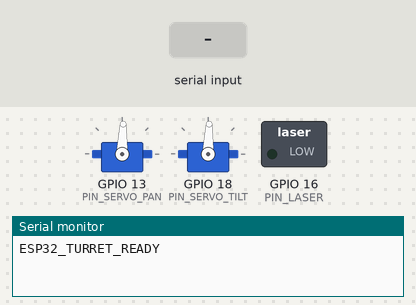
A sketch run on a simulated ESP32-C3. Shown: 2 × servo, switched loads named in the sketch (green lamp = pin HIGH), the last lines printed to the serial monitor. Dashed ring = blinking. The test bench sets the inputs (shaded band). Servo pulses on a pin are drawn as a servo (544–2400 µs = 0–180°).

Above: at 4.1 s.
4.2 s: "MOVE,,45\n" received over Serial
At 5.8 s:
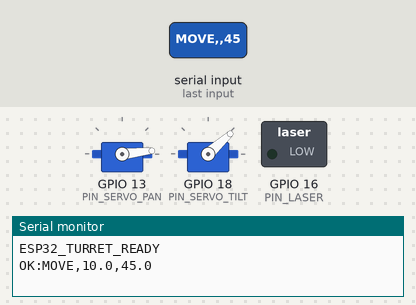
6.1 s: "TEST\n" received over Serial
At 6.16 s:
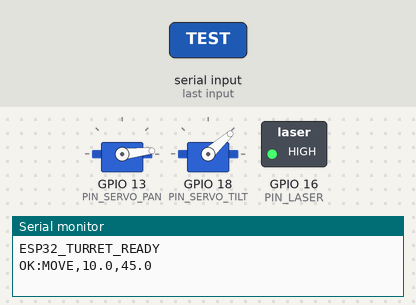
9.1 s: "HOME\n" received over Serial
At 9.42 s:
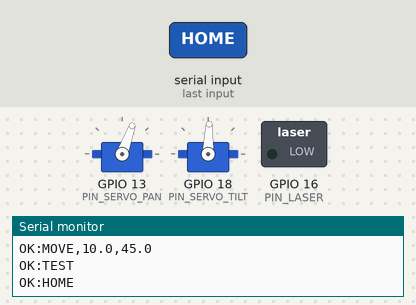
Timing chart, 0 to 12.1 s (numbered marks = the images above; inputs shaded):
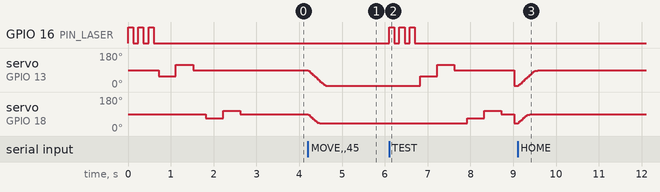

The sketch:

esp32_laser_turret.ino
```cpp
/*
 * ESP32-S3 / ESP32 Pan-Tilt Dual-SG90 Laser Sentry Turret
 * ========================================================
 * Universal Hardware Controller (Zero External Library Dependencies)
 * Uses native ESP32 Hardware LEDC PWM — Guaranteed compatibility with
 * ESP32-S3, ESP32, ESP32-C3, and both Arduino Core 2.x and Core 3.x.
 *
 * =========================================================================
 * CRITICAL ARDUINO IDE SETTINGS FOR ESP32-S3:
 * =========================================================================
 * 1. Board: "ESP32S3 Dev Module"
 * 2. Tools -> USB CDC On Boot: "Enabled"   <-- (MUST BE ENABLED!)
 *    (If this is "Disabled", Serial writes will time out and servos will NOT move!)
 * 3. Tools -> USB Mode: "Hardware CDC and JTAG"
 * 4. Tools -> Upload Mode: "UART0 / Hardware CDC"
 * 5. Tools -> Port: Select your ESP32 COM port (e.g. COM5)
 * =========================================================================
 *
 * Pinout Configuration:
 * - Pan Servo (Horizontal Yaw)  -> GPIO 13 (PWM)
 * - Tilt Servo (Vertical Pitch) -> GPIO 18 (PWM)
 * - Laser Diode Module          -> GPIO 16 (Digital Output)
 *
 * POWER REQUIREMENTS (CRITICAL):
 * - SG90 servos require 4.8V - 6V. Do NOT connect to 3.3V pin.
 * - Connect Servo Red (VCC) to 5V (VIN if USB power is >= 2A, or external 5V 2A).
 * - Connect Servo Brown/Black (GND) to ESP32 GND (Shared Common Ground).
 * - Connect Laser VCC/Signal to GPIO 16, and GND to ESP32 GND.
 *
 * Startup Diagnostic (Power-On Self-Test):
 * - On boot or reset, the laser will blink 3 times, then the servos will
 *   perform a physical sweep (Pan: 60° -> 120° -> 90°, Tilt: 70° -> 110° -> 90°).
 * - This gives IMMEDIATE visual confirmation that wiring and power are working!
 */

#include <Arduino.h>

#if defined(ARDUINO_USB_CDC_ON_BOOT) && !ARDUINO_USB_CDC_ON_BOOT
#warning "CRITICAL FOR ESP32-S3: Please set Tools -> 'USB CDC On Boot' to 'Enabled' in Arduino IDE!"
#endif

// --- PIN ASSIGNMENTS ---
const int PIN_SERVO_PAN  = 13; // SG90 Pan (Horizontal)
const int PIN_SERVO_TILT = 18; // SG90 Tilt (Vertical)
const int PIN_LASER      = 16; // Laser Diode Signal

// --- PWM CHANNELS & SETTINGS ---
const int CHANNEL_PAN  = 0;
const int CHANNEL_TILT = 1;
const int PWM_FREQ     = 50;  // 50 Hz standard servo frequency (20ms period)
const int PWM_RES_BITS = 14;  // 14-bit resolution: 0 to 16383

// Standard SG90 pulse range (microseconds)
const float SERVO_MIN_US = 500.0f;  // ~0 degrees
const float SERVO_MAX_US = 2400.0f; // ~180 degrees

// --- MECHANICAL LIMITS ---
const float PAN_MIN  = 10.0f;
const float PAN_MAX  = 170.0f;
const float TILT_MIN = 20.0f;
const float TILT_MAX = 160.0f;

const float HOME_PAN  = 90.0f;
const float HOME_TILT = 90.0f;

// --- SAFETY FAILSAFE ---
const unsigned long FAILSAFE_TIMEOUT_MS = 2500; // Turn off laser if PC disconnects

// --- STATE VARIABLES ---
float currentPan   = 90.0f;
float currentTilt  = 90.0f;
float targetPan    = 90.0f;
float targetTilt   = 90.0f;
bool laserActive   = false;
unsigned long lastCommandTime = 0;
unsigned long lastInterpolationTime = 0;

String inputBuffer = "";

// Check Arduino ESP32 Core Version (Core 3.0+ vs Core 2.0)
#if defined(ESP_ARDUINO_VERSION_MAJOR) && (ESP_ARDUINO_VERSION_MAJOR >= 3)
  #define IS_ESP32_CORE_3 1
#else
  #define IS_ESP32_CORE_3 0
#endif

void writeServoPulseUs(int pin, int channel, float pulseUs) {
    // 50Hz = 20,000 microseconds period
    // 14-bit resolution = 16383 max duty
    uint32_t duty = (uint32_t)((pulseUs / 20000.0f) * 16383.0f);
#if IS_ESP32_CORE_3
    ledcWrite(pin, duty);
#else
    ledcWrite(channel, duty);
#endif
}

void writeServoAngle(int pin, int channel, float angle) {
    angle = constrain(angle, 0.0f, 180.0f);
    float pulseUs = SERVO_MIN_US + (angle / 180.0f) * (SERVO_MAX_US - SERVO_MIN_US);
    writeServoPulseUs(pin, channel, pulseUs);
}

void setLaser(bool state) {
    laserActive = state;
    digitalWrite(PIN_LASER, laserActive ? HIGH : LOW);
}

void initHardwarePWM() {
    // Initialize Laser
    pinMode(PIN_LASER, OUTPUT);
    setLaser(false);

    // Initialize Servo PWM
#if IS_ESP32_CORE_3
    ledcAttach(PIN_SERVO_PAN, PWM_FREQ, PWM_RES_BITS);
    ledcAttach(PIN_SERVO_TILT, PWM_FREQ, PWM_RES_BITS);
#else
    ledcSetup(CHANNEL_PAN, PWM_FREQ, PWM_RES_BITS);
    ledcAttachPin(PIN_SERVO_PAN, CHANNEL_PAN);

    ledcSetup(CHANNEL_TILT, PWM_FREQ, PWM_RES_BITS);
    ledcAttachPin(PIN_SERVO_TILT, CHANNEL_TILT);
#endif

    // Move to 90 degrees center
    writeServoAngle(PIN_SERVO_PAN, CHANNEL_PAN, HOME_PAN);
    writeServoAngle(PIN_SERVO_TILT, CHANNEL_TILT, HOME_TILT);
}

void powerOnSelfTest() {
    // 1. Blink laser 3 times
    for (int i = 0; i < 3; i++) {
        setLaser(true);
        delay(120);
        setLaser(false);
        delay(120);
    }

    // 2. Physical Pan Sweep (Horizontal Yaw)
    writeServoAngle(PIN_SERVO_PAN, CHANNEL_PAN, 60.0f);
    delay(400);
    writeServoAngle(PIN_SERVO_PAN, CHANNEL_PAN, 120.0f);
    delay(400);
    writeServoAngle(PIN_SERVO_PAN, CHANNEL_PAN, HOME_PAN);
    delay(300);

    // 3. Physical Tilt Sweep (Vertical Pitch)
    writeServoAngle(PIN_SERVO_TILT, CHANNEL_TILT, 70.0f);
    delay(400);
    writeServoAngle(PIN_SERVO_TILT, CHANNEL_TILT, 110.0f);
    delay(400);
    writeServoAngle(PIN_SERVO_TILT, CHANNEL_TILT, HOME_TILT);
    delay(300);
}

void setup() {
    Serial.begin(115200);

    // Allow native USB CDC enumeration on ESP32-S3
    unsigned long cdcStart = millis();
    while (!Serial && (millis() - cdcStart < 1000)) {
        delay(10);
    }

    initHardwarePWM();

    // Run Startup Self-Test Sweep so user can immediately verify servos physically move
    powerOnSelfTest();

    currentPan  = HOME_PAN;
    currentTilt = HOME_TILT;
    targetPan   = HOME_PAN;
    targetTilt  = HOME_TILT;

    lastCommandTime = millis();
    inputBuffer.reserve(64);

    Serial.println("ESP32_TURRET_READY");
}

void processCommand(String cmd) {
    cmd.trim();
    if (cmd.length() == 0) return;

    lastCommandTime = millis(); // Refresh failsafe heartbeat

    if (cmd.equalsIgnoreCase("PING")) {
        Serial.println("PONG");
    }
    else if (cmd.equalsIgnoreCase("TEST")) {
        powerOnSelfTest();
        Serial.println("OK:TEST");
    }
    else if (cmd.equalsIgnoreCase("HOME")) {
        targetPan = HOME_PAN;
        targetTilt = HOME_TILT;
        setLaser(false);
        Serial.println("OK:HOME");
    }
    else if (cmd.startsWith("LASER,") || cmd.startsWith("LASER:")) {
        int state = cmd.substring(6).toInt();
        setLaser(state > 0);
        Serial.print("OK:LASER,");
        Serial.println(laserActive ? "1" : "0");
    }
    else if (cmd.startsWith("MOVE,") || cmd.startsWith("MOVE:")) {
        // Format: MOVE,pan,tilt or MOVE:pan,tilt
        char sep = cmd.charAt(4);
        int c1 = 4;
        int c2 = cmd.indexOf(',', c1 + 1);
        if (c2 < 0) c2 = cmd.indexOf(':', c1 + 1);
        if (c2 > 0) {
            float p = cmd.substring(c1 + 1, c2).toFloat();
            float t = cmd.substring(c2 + 1).toFloat();
            targetPan = constrain(p, PAN_MIN, PAN_MAX);
            targetTilt = constrain(t, TILT_MIN, TILT_MAX);
            Serial.print("OK:MOVE,");
            Serial.print(targetPan, 1);
            Serial.print(",");
            Serial.println(targetTilt, 1);
        }
    }
    else if (cmd.startsWith("AIM,") || cmd.startsWith("AIM:") || cmd.startsWith("SET:") || cmd.startsWith("SET,")) {
        // Format: AIM,pan,tilt,laser or SET:pan,tilt,laser
        int prefixLen = (cmd.startsWith("SET") ? 4 : 4);
        int c1 = prefixLen - 1;
        int c2 = cmd.indexOf(',', c1 + 1);
        if (c2 < 0) c2 = cmd.indexOf(':', c1 + 1);
        int c3 = (c2 > 0) ? cmd.indexOf(',', c2 + 1) : -1;
        if (c3 < 0 && c2 > 0) c3 = cmd.indexOf(':', c2 + 1);

        if (c2 > 0) {
            float p = cmd.substring(c1 + 1, c2).toFloat();
            float t = (c3 > 0) ? cmd.substring(c2 + 1, c3).toFloat() : cmd.substring(c2 + 1).toFloat();
            int l = (c3 > 0) ? cmd.substring(c3 + 1).toInt() : (laserActive ? 1 : 0);

            targetPan = constrain(p, PAN_MIN, PAN_MAX);
            targetTilt = constrain(t, TILT_MIN, TILT_MAX);
            setLaser(l > 0);

            Serial.print("OK:AIM,");
            Serial.print(targetPan, 1);
            Serial.print(",");
            Serial.print(targetTilt, 1);
            Serial.print(",");
            Serial.println(laserActive ? "1" : "0");
        }
    }
    else if (cmd.equalsIgnoreCase("STATUS")) {
        Serial.print("{\"pan\":");
        Serial.print(currentPan, 1);
        Serial.print(",\"tilt\":");
        Serial.print(currentTilt, 1);
        Serial.print(",\"laser\":");
        Serial.print(laserActive ? "true" : "false");
        Serial.print(",\"targetPan\":");
        Serial.print(targetPan, 1);
        Serial.print(",\"targetTilt\":");
        Serial.print(targetTilt, 1);
        Serial.println("}");
    }
    else {
        Serial.println("ERR:UNKNOWN_COMMAND");
    }
}

void loop() {
    // 1. Read Serial Commands from USB
    while (Serial.available() > 0) {
        char c = (char)Serial.read();
        if (c == '\n' || c == '\r') {
            if (inputBuffer.length() > 0) {
                processCommand(inputBuffer);
                inputBuffer = "";
            }
        } else {
            if (inputBuffer.length() < 64) {
                inputBuffer += c;
            }
        }
    }

    // 2. Hardware Failsafe (Eye Safety)
    if (laserActive && (millis() - lastCommandTime > FAILSAFE_TIMEOUT_MS)) {
        setLaser(false);
        Serial.println("WARN:FAILSAFE_LASER_OFF");
    }

    // 3. Smooth Motion Interpolation (Damps sudden servo jerks)
    unsigned long now = millis();
    if (now - lastInterpolationTime >= 15) { // 66 Hz step
        lastInterpolationTime = now;

        float panDiff = targetPan - currentPan;
        float tiltDiff = targetTilt - currentTilt;

        const float MAX_STEP = 3.0f; // Max degrees per 15ms

        if (abs(panDiff) > 0.2f) {
            float step = constrain(panDiff * 0.40f, -MAX_STEP, MAX_STEP);
            currentPan += step;
            writeServoAngle(PIN_SERVO_PAN, CHANNEL_PAN, currentPan);
        } else {
            currentPan = targetPan;
            writeServoAngle(PIN_SERVO_PAN, CHANNEL_PAN, currentPan);
        }

        if (abs(tiltDiff) > 0.2f) {
            float step = constrain(tiltDiff * 0.40f, -MAX_STEP, MAX_STEP);
            currentTilt += step;
            writeServoAngle(PIN_SERVO_TILT, CHANNEL_TILT, currentTilt);
        } else {
            currentTilt = targetTilt;
            writeServoAngle(PIN_SERVO_TILT, CHANNEL_TILT, currentTilt);
        }
    }
}
```

Measured:
- after the input at 4.2 s, servo on GPIO 13 (PIN_SERVO_PAN): moves from 88° to 6° over 0.44 s, starting at once; servo on GPIO 18 (PIN_SERVO_TILT): moves from 88° to 42° over 0.27 s, starting at once
- after the input at 6.1 s, GPIO 16 (PIN_LASER): alternates HIGH for 0.12 s and LOW for 0.12 s, 6 changes in all, then stays LOW, starting at once; servo on GPIO 13 (PIN_SERVO_PAN): 6° → 57° after 0.72 s, → 119° 0.40 s later, → 88° 0.40 s later, → 6° 1.4 s later
- after the input at 9.1 s, servo on GPIO 13 (PIN_SERVO_PAN): moves from 6° to 88° over 0.45 s, starting at once; servo on GPIO 18 (PIN_SERVO_TILT): moves from 42° to 88° over 0.27 s, starting at once
